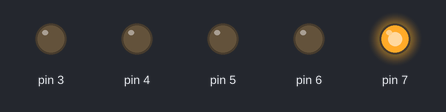
This sketch was run on a simulated Arduino Uno, built with avr-gcc and run on an emulated ATmega328P. On the bench: output pins drawn as LEDs (lit = HIGH).

Above: at 0.07 s.
At 0.37 s:
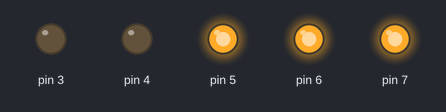
At 0.67 s:
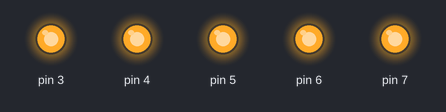
At 1.42 s:
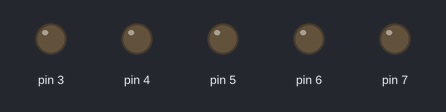
At 2.32 s:
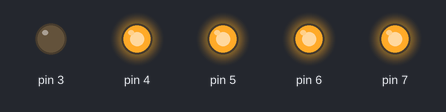
At 3.22 s:
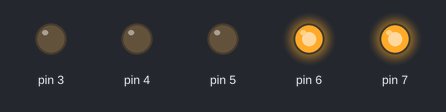
Timing chart, 0 to 3.5 s (numbered marks = the images above):
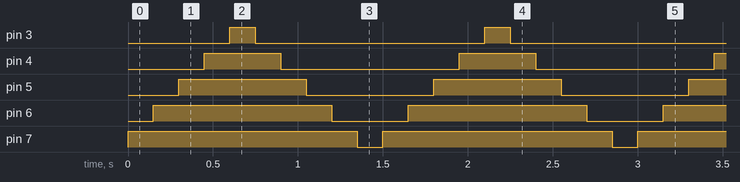

The sketch:

AduinoDay1.ino
```cpp
// the setup function runs once when you press reset or power the board
void setup() {
  // initialize digital pin LED_BUILTIN as an output.
 for(int i=7; i>2; i--)pinMode(i,OUTPUT);
}

// the loop function runs over and over again forever
void loop() {
  for(int i=7 ; i>2; i--){
  digitalWrite(i, HIGH);  // turn the LED on (HIGH is the voltage level)
  delay(150);
  }

  for(int i=3 ; i<8; i++){
  digitalWrite(i, LOW);   // turn the LED off by making the voltage LOW
  delay(150);
  }

}
```

Measured:
- by itself, pin 3: alternates HIGH for 0.15 s and LOW for 1.4 s
- by itself, pin 4: alternates HIGH for 0.45 s and LOW for 1.1 s
- by itself, pin 5: alternates HIGH for 0.75 s and LOW for 0.75 s
- by itself, pin 6: alternates HIGH for 1.1 s and LOW for 0.45 s
- by itself, pin 7: alternates HIGH for 1.4 s and LOW for 0.15 s
